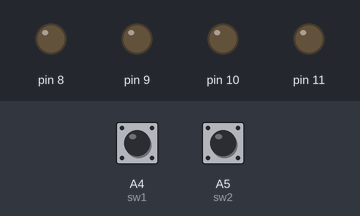
Bench run of a sketch on a simulated Arduino Uno, built with avr-gcc and run on an emulated ATmega328P. On the bench: output pins drawn as LEDs (lit = HIGH). Dashed ring = blinking. Inputs (shaded band) come from the test bench; at power-on: A4 (sw1) LOW, A5 (sw2) LOW. Random numbers use the default seed unless the sketch sets one.

Above: at 1.2 s.
1.3 s: A4 (sw1) pulled HIGH for 0.15 s
At 1.45 s:
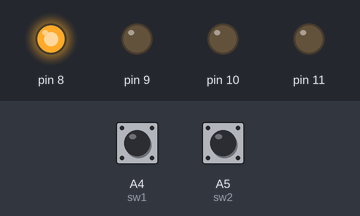
4.4 s: A5 (sw2) pulled HIGH for 0.15 s
At 4.8 s:
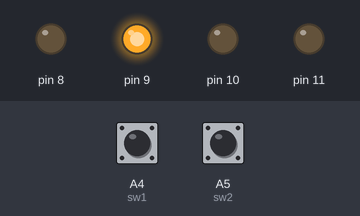
7.1 s: A5 (sw2) pulled HIGH for 3.2 s
At 7.55 s:
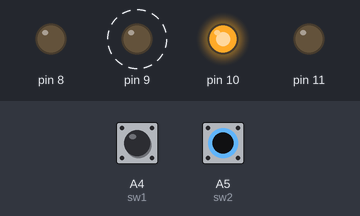
11.8 s: A4 (sw1) pulled HIGH for 1 s
At 13.75 s:
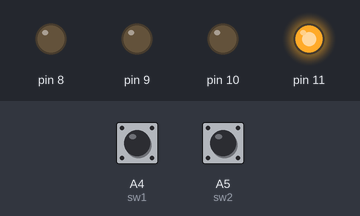
Timing chart, 0 to 15.4 s (numbered marks = the images above; inputs shaded):
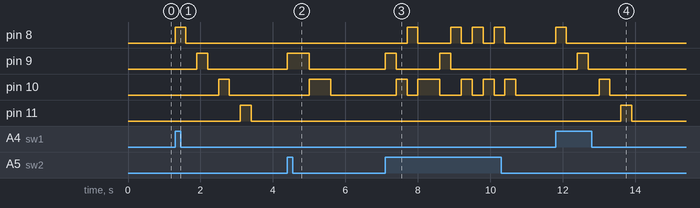

The sketch:

lightUpLEDs.ino
```cpp
/*
Hanaan Shafi
Assignment Due June 14
*/

const int sw1 = A4;
const int sw2 = A5;

void setup() {
  // initialize serial communication at 9600 bits per second:
  Serial.begin(9600);
  //setting up the output as the four LEDS:
  pinMode(8, OUTPUT);
  pinMode(9, OUTPUT);
  pinMode(10, OUTPUT);
  pinMode(11, OUTPUT);
  //the input is the two switches:
  pinMode(A4, INPUT);
  pinMode(A5, INPUT);

}

// the loop routine runs over and over again forever:
void loop() {
  int state1 = digitalRead(sw1);
  int state2 = digitalRead(sw2);

  if (state1 == HIGH && state2 == LOW) { //this part of the code says that if sw1 is turned on (while sw2 is not), then:
    digitalWrite(8, HIGH); //turn on the led connected to 8 which is yellow
    delay(300); //then after a short delay,
    digitalWrite(8, LOW); //turn it off
    delay(300);
    digitalWrite(9, HIGH); //turn on blue
    delay(300);
    digitalWrite(9, LOW); //then turn it off
    delay(300);
    digitalWrite(10, HIGH); //turn on red
    delay(300);
    digitalWrite(10, LOW); //turn red off
    delay(300);
    digitalWrite(11, HIGH); //turn on green
    delay(300);
    digitalWrite(11, LOW); //turn it off
    delay(300);
  }

  if (state1 == LOW && state2 == HIGH) { //when the other switch is pressed, turn on a total of 4 LEDs at random (sometimes the same LEDs are turned on)
    digitalWrite(random(8, 11), HIGH);
    delay(300);
    digitalWrite(8, LOW);
    digitalWrite(9, LOW);
    digitalWrite(10, LOW);
    digitalWrite(11, LOW);
    digitalWrite(random(8, 11), HIGH);
    delay(300);
    digitalWrite(8, LOW);
    digitalWrite(9, LOW);
    digitalWrite(10, LOW);
    digitalWrite(11, LOW);
    digitalWrite(random(8, 11), HIGH);
    delay(300);
    digitalWrite(8, LOW);
    digitalWrite(9, LOW);
    digitalWrite(10, LOW);
    digitalWrite(11, LOW);
    digitalWrite(random(8, 11), HIGH);
    delay(300);
    digitalWrite(8, LOW);
    digitalWrite(9, LOW);
    digitalWrite(10, LOW);
    digitalWrite(11, LOW);

  }


}
```

Measured:
- after the input at 1.3 s, pin 8: LOW → HIGH at once, → LOW 0.30 s later; pin 9: LOW → HIGH after 0.60 s, → LOW 0.30 s later; pin 10: LOW → HIGH after 1.2 s, → LOW 0.30 s later; pin 11: LOW → HIGH after 1.8 s, → LOW 0.30 s later
- after the input at 4.4 s, pin 9: LOW → HIGH at once, → LOW 0.60 s later; pin 10: LOW → HIGH after 0.60 s, → LOW 0.60 s later
- after the input at 7.1 s, pin 8: LOW → HIGH after 0.60 s, → LOW 0.30 s later, → HIGH 0.90 s later, → LOW 0.30 s later, … (8 changes in this stretch); pin 9: alternates HIGH for 0.30 s and LOW for 1.2 s, 4 changes in all, then stays LOW, starting at once
- after the input at 11.8 s, pin 8: LOW → HIGH at once, → LOW 0.30 s later; pin 9: LOW → HIGH after 0.60 s, → LOW 0.30 s later; pin 10: LOW → HIGH after 1.2 s, → LOW 0.30 s later; pin 11: LOW → HIGH after 1.8 s, → LOW 0.30 s later
